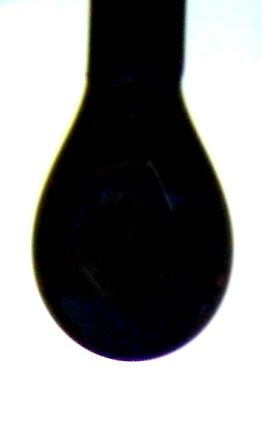
%> input picture 33.jpg, 262 x 436 px
$ octave ADSA_522.m   (GNU Octave 9; MATLAB toolbox functions it lacks are replaced by stand-ins)
%> lines starting %> are read from the running program, lines starting %| are printed output that depends on the picture; in (x1, y1, x2, y2) boxes, pixels count from 0 and x2, y2 are one past the last pixel; in counts of white or black regions, pixels touching at a corner belong together; the program's own positions count from 1
### solve_s.m
function S=solve_s(Io)
    %用于求出液滴的de和ds，计算并返回S
    %计算de和ds
    de=0;
    xb1=0;
    xb2=0;
    mde=0;mi=0;
    I4=Io;
    md=0;%水滴最低处横坐标
    for i=1:size(I4,1)
        xb1=0;xb2=0;
        for j=1:size(I4,2)
            if xb1==0
               if I4(i,j)
                  xb1=j;
                  j=j+5;
               end
            end
            if xb2==0
                if I4(i,j)
                   xb2=j;
                end
            end
        end
        mdxi=xb2-xb1;%计算截面直径
        if mdxi>de
           de=mdxi;%选出最大截面直径de
           mi=i;
        end
        if mdxi==0
            if i>100
                md=i-1;
                break;
            end
        end
    end
    %下面求ds
    xb11=0;
    xb22=0;
    i=md-de;
    for j=1:size(I4,2)
        if xb11==0
           if I4(i,j)
              xb11=j;
             % j=j+2;
           end
        end
        if xb22==0
            if j>xb11+2
               if I4(i,j)
                  xb22=j;
               end
            end
        end
    end
    ds=xb22-xb11;
    S=ds/de;

end

### solve_De.m
function De=solve_De(Io)
    %求De
    I4=Io;
    de=0;
    xb1=0;
    xb2=0;
    mde=0;
    mi=0;
    md=0;%水滴最低处横坐标
    for i=1:size(I4,1)
        xb1=0;xb2=0;
        for j=1:size(I4,2)
            if xb1==0
               if I4(i,j)
                  xb1=j;
                  j=j+5;
               end
            end
            if xb2==0
                if I4(i,j)
                   xb2=j;
                end
            end
        end
        mdxi=xb2-xb1;%计算截面直径
        if mdxi>de
           de=mdxi;%选出最大截面直径de
           mi=i;
        end
        if mdxi==0
            if i>100
                md=i-1;
                break;
            end
        end
    end
    De=de;

end

### PixelSize.m
function pixs=PixelSize(Io)
    %求像素尺寸
    I4=Io;
    %%
    %利用针尖确定像素实际大小
    xb111=0;
    xb222=0;
    des11=zeros(1,20);%ds1是针尖直径
    for i=1:20
        for j=1:size(I4,2)
           if xb111==0
              if I4(i,j)
                 xb111=j;
                % j=j+2;
              end
           end
           if xb222==0
               if j>xb111+2
                  if I4(i,j)
                     xb222=j;
                  end
               end
           end
        end
        des11(1,i)=xb222-xb111;
    end
    ds1=mean(des11);
    %像素点的实际大小
    pixs=0.00160045/ds1;%涉及重要常数针头直径1.6mm,0.001601429m
end

### ADSA_522.m
clc;clear;
%% 常参数设置
format long;
needle_diameter=0.0016;%针尖的直径为0.002m
%% 图像预处理
I=imread('33.jpg');
%> I is the input picture: size 436x262x3 uint8; mean R, G, B 141.1, 141.4, 141.1
I1=rgb2gray(I);
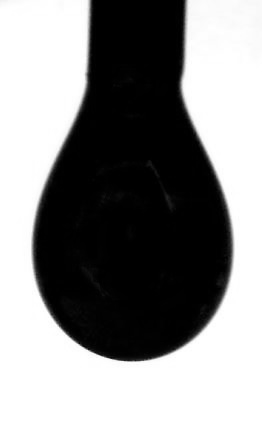
%> I1: size 436x262 uint8; min 0, max 255, mean 141.3
level=graythresh(I1);
%> level = 0.502
I2=imfill(~im2bw(I1,level),'holes');
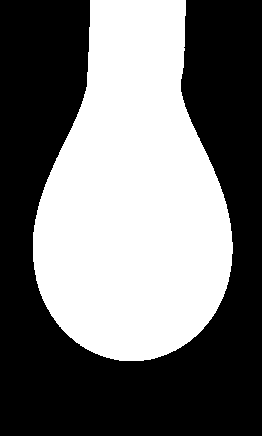
%> I2: size 436x262 logical; 44.8% white; 1 white region, box (x1, y1, x2, y2) and area: (33, 0, 233, 361) 51191
I3=edge(I2);pause(0.3);
%> after `I3=edge(I2)`:
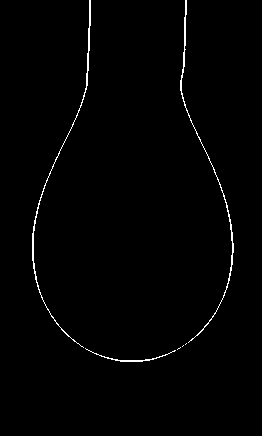
%> I3: size 436x262 logical; 1.1% white in thin lines or dots, all inside (x1, y1, x2, y2) = (32, 0, 234, 362)
%% 初始bata和R0计算
S=solve_s(I3);%求形状因子S
%> the loop in solve_s, `for i=1:size(I4,1)` made 363 passes
%> (mdxi, de) on passes 1, 27, 52: (1, 1), (95, 95), (96, 96)
%> mdxi on passes 2 to 7: 1, 1, 1, 1, 1, 1
%> after the loop in solve_s, `for i=1:size(I4,1)`: de = 198; j = 262; md = 362; mi = 232
%> in solve_s, `i=md-de;`: i = 164
%> after the loop in solve_s, `for j=1:size(I4,2)`: xb22 = 212
%> in solve_s, `ds=xb22-xb11;`: ds = 157
%> in solve_s, `S=ds/de;`: S = 0.793
%> S = 0.793
De_pixel=solve_De(I3);%求De
%> the loop in solve_De, `for i=1:size(I4,1)` made 363 passes
%> after the loop in solve_De, `for i=1:size(I4,1)`: de = 198; mi = 232
%> in solve_De, `De=de;`: De = 198
%> De_pixel = 198
pixel_size=PixelSize(I3);%求实际一个像素点的尺寸
%> after the loop in PixelSize, `for i=1:20`: des11 = 20 values from 96 to 96; xb111 = 90; xb222 = 186
%> in PixelSize, `ds1=mean(des11);`: ds1 = 96
%> in PixelSize, `pixs=0.00160045/ds1;`: pixs = 1.67e-05
%> pixel_size = 1.67e-05
De=De_pixel*pixel_size;
%> De = 0.0033
beta0=0.12836-0.7577*S+1.7713*S^2-0.5426*S^3;
%> beta0 = 0.371
R0=0.5*De/(0.9987+0.1971*beta0-0.0734*beta0^2+0.34708*beta0^3);
%> R0 = 0.00153
%% 图像分割（手动分割针尖和液滴）
%> (the run ends here)

$ run again, with 001.jpg copied over 33.jpg
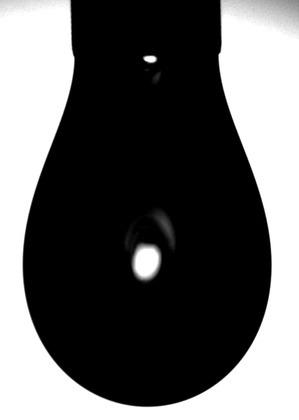
%> input picture 001.jpg, 299 x 420 px, shrunk from 519 x 729 before the run
%> I is the input picture: size 420x299x3 uint8; min 0, max 255, mean 97.4
%> level = 0.494
%> `I2=imfill(~im2bw(I1,level),'holes');`:
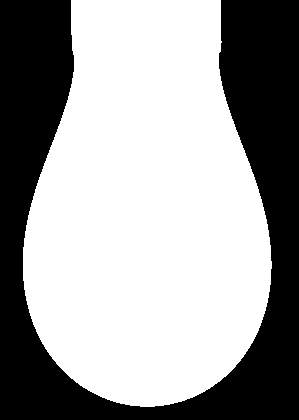
%> I2: size 420x299 logical; 62.2% white; 1 black region, box (x1, y1, x2, y2) and area: (0, 0, 299, 420) 47506
%> `I3=edge(I2)`:
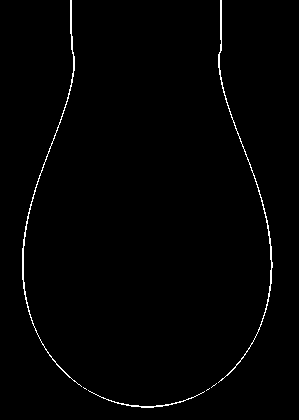
%> I3: size 420x299 logical; 1.1% white in thin lines or dots, all inside (x1, y1, x2, y2) = (22, 0, 273, 408)
%> the loop in solve_s, `for i=1:size(I4,1)` made 409 passes
%> (mdxi, de) on passes 1, 35: (1, 1), (149, 149)
%> after the loop in solve_s, `for i=1:size(I4,1)`: de = 247; j = 299; md = 408; mi = 247
%> i = 161
%> after the loop in solve_s, `for j=1:size(I4,2)`: xb22 = 249
%> ds = 203
%> in solve_s, `S=ds/de;`: S = 0.822
%> the loop in solve_De, `for i=1:size(I4,1)` made 409 passes
%> after the loop in solve_De, `for i=1:size(I4,1)`: de = 247
%> after the loop in PixelSize, `for i=1:20`: des11 = 20 values from 150 to 150; xb111 = 71; xb222 = 221
%> ds1 = 150
%> pixs = 1.07e-05
%> `De=De_pixel*pixel_size;`: De = 0.00264
%> beta0 = 0.401
%> R0 = 0.00121

$ run again, with 002.jpg copied over 33.jpg
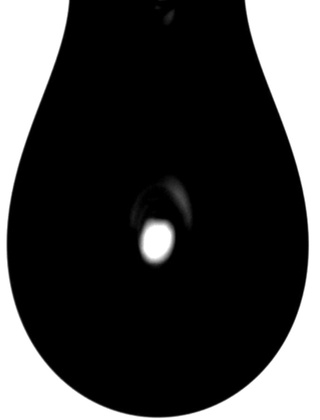
%> input picture 002.jpg, 320 x 420 px, shrunk from 685 x 898 before the run
%> I is the input picture: size 420x320x3 uint8; min 0, max 255, mean 65.3
%> level = 0.494
%> `I2=imfill(~im2bw(I1,level),'holes');`:
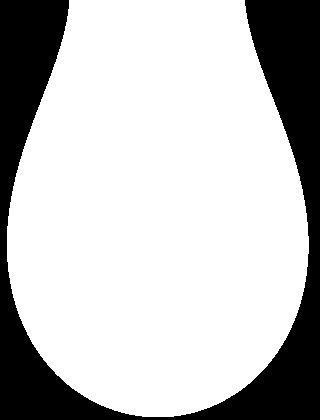
%> I2: size 420x320 logical; 75.3% white; 1 black region, box (x1, y1, x2, y2) and area: (0, 0, 320, 420) 33159
%> `I3=edge(I2)`:
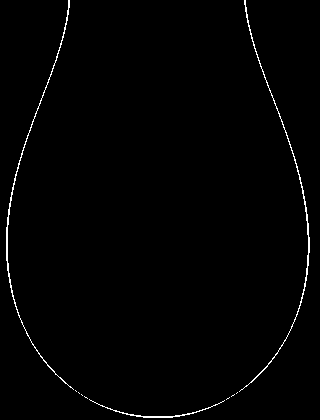
%> I3: size 420x320 logical; 1% white in thin lines or dots
%> the loop in solve_s, `for i=1:size(I4,1)` made 419 passes
%> (mdxi, de) on passes 1, 9, 16, 22, 26, 31, 32, 35: (1, 1), (177, 177), (179, 179), (181, 181), (183, 183), (185, 185), (186, 186), (187, 187)
%> after the loop in solve_s, `for i=1:size(I4,1)`: de = 300; j = 320; md = 418; mi = 226
%> i = 118
%> after the loop in solve_s, `for j=1:size(I4,2)`: xb22 = 281
%> ds = 246
%> in solve_s, `S=ds/de;`: S = 0.82
%> the loop in solve_De, `for i=1:size(I4,1)` made 419 passes
%> after the loop in solve_De, `for i=1:size(I4,1)`: de = 300; mi = 226
%> in solve_De, `De=de;`: De = 300
%> after the loop in PixelSize, `for i=1:20`: des11 = 20 values from 176 to 176; xb111 = 69; xb222 = 245
%> ds1 = 176
%> pixs = 9.09e-06
%> `De=De_pixel*pixel_size;`: De = 0.00273
%> beta0 = 0.399
%> R0 = 0.00125

$ run again, with 66.JPG copied over 33.jpg
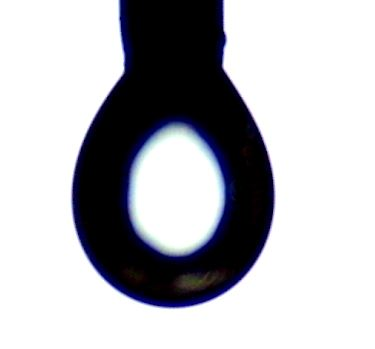
%> input picture 66.JPG, 375 x 349 px
%> I is the input picture: size 349x375x3 uint8; mean R, G, B 183.3, 183.6, 188.1
%> level = 0.506
%> `I2=imfill(~im2bw(I1,level),'holes');`:
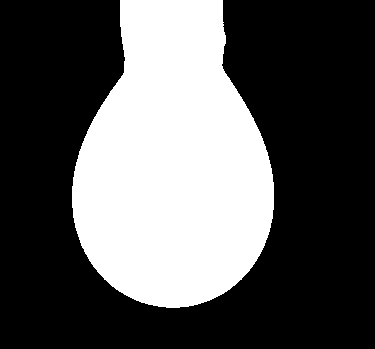
%> I2: size 349x375 logical; 35.1% white; 1 white region, box (x1, y1, x2, y2) and area: (72, 0, 274, 308) 45905
%> `I3=edge(I2)`:
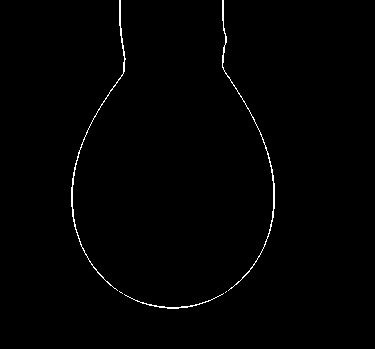
%> I3: size 349x375 logical; 0.79% white in thin lines or dots, all inside (x1, y1, x2, y2) = (71, 0, 275, 309)
%> the loop in solve_s, `for i=1:size(I4,1)` made 310 passes
%> (mdxi, de) on passes 1, 27, 37: (1, 1), (103, 103), (104, 104)
%> after the loop in solve_s, `for i=1:size(I4,1)`: de = 201; j = 375; md = 309; mi = 186
%> i = 108
%> after the loop in solve_s, `for j=1:size(I4,2)`: xb11 = 101; xb22 = 248
%> ds = 147
%> in solve_s, `S=ds/de;`: S = 0.731
%> the loop in solve_De, `for i=1:size(I4,1)` made 310 passes
%> after the loop in solve_De, `for i=1:size(I4,1)`: de = 201; mi = 186
%> in solve_De, `De=de;`: De = 201
%> after the loop in PixelSize, `for i=1:20`: des11 = 20 values from 103 to 103; xb111 = 120; xb222 = 223
%> ds1 = 103
%> pixs = 1.55e-05
%> `De=De_pixel*pixel_size;`: De = 0.00312
%> beta0 = 0.309
%> R0 = 0.00147
